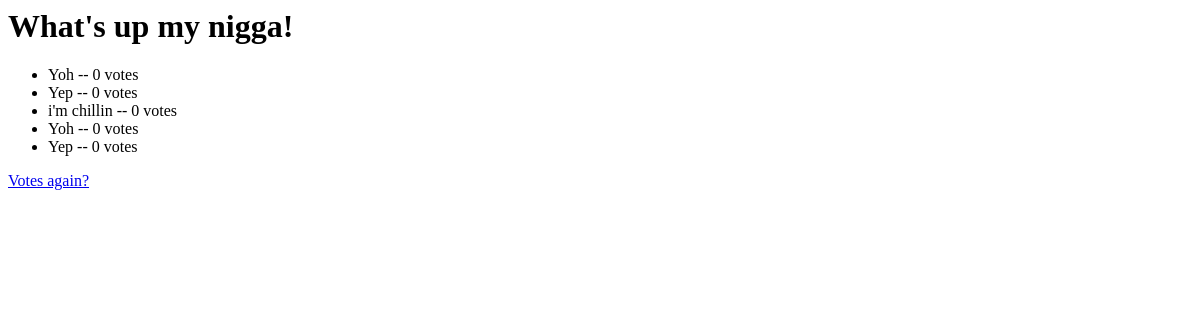
/polls/1/results/, run on an earlier commit of the app's database.
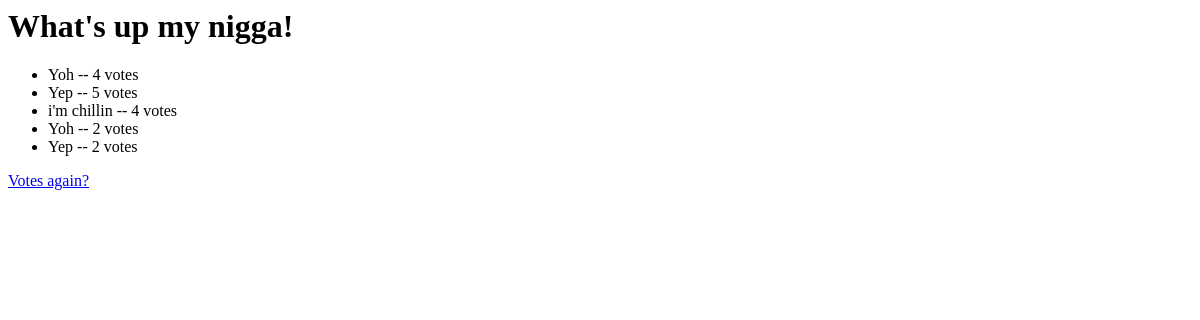
And on a later commit of the database.
### polls/models.py (models this page shows, shortened)
class Choice(models.Model):
    question = models.ForeignKey(Question, on_delete=models.CASCADE)
    choice_text = models.CharField(max_length=200)
    votes = models.IntegerField(default=0)

### polls/views.py (the view)
# urls.py: path('<int:pk>/results/', views.ResultsView.as_view(), name='results'),
class ResultsView(generic.DetailView):
    model = Question
    template_name = "polls/results.html"

### polls/templates/polls/results.html
<h1>{{ question.question_text }}</h1>
<ul>
    {% for choice in question.choice_set.all %}
        <li>{{ choice.choice_text }} -- {{ choice.votes }} vote{{ choice.votes|pluralize }}</li>
    {% endfor %}
</ul>
<a href="{% url 'polls:detail' question.id %}">Votes again?</a>

What changed in the data, as far as the page shows it:
changed Choice (number 1 of 5 on the later page): votes "0" → "4"
changed Choice (number 2 of 5 on the later page): votes "0" → "5"
changed Choice "i'm chillin": votes "0" → "4"
changed Choice (number 4 of 5 on the later page): votes "0" → "2"
changed Choice (number 5 of 5 on the later page): votes "0" → "2"
